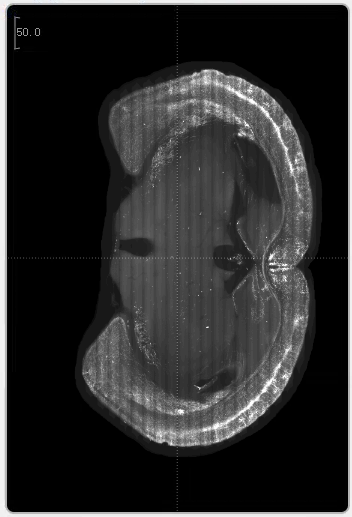
%> input picture 数字图像处理/作业/chapter5/fMOST/fMOST鼠脑图1.png, 352 x 517 px
$ octave q1.m   (GNU Octave 9; MATLAB toolbox functions it lacks are replaced by stand-ins)
%> lines starting %> are read from the running program, lines starting %| are printed output that depends on the picture; in (x1, y1, x2, y2) boxes, pixels count from 0 and x2, y2 are one past the last pixel; in counts of white or black regions, pixels touching at a corner belong together; the program's own positions count from 1
clc
clear
close all

img = imread('fMOST/fMOST鼠脑图1.png');
%> img is the input picture: size 517x352x3 uint8; mean R, G, B 42.9, 42.9, 42.9
img = rgb2gray(img);
%> img: size 517x352 uint8

freq = fft2(img);
freq = fftshift(freq); % 将频谱中心化
A = abs(freq); % 取幅值
phase = angle(freq); % 取相位
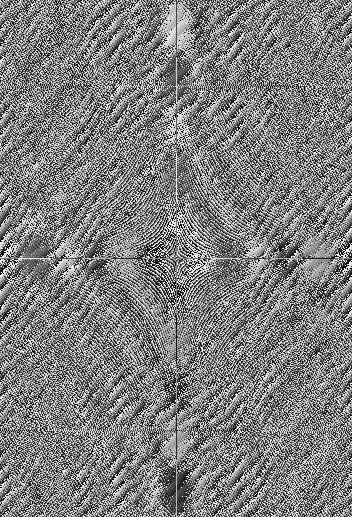
%> phase: size 517x352 double; min -3.14, max 3.14, mean -2.09e-18; drawn with min black and max white
logA = log(eps + A); % 取对数幅值
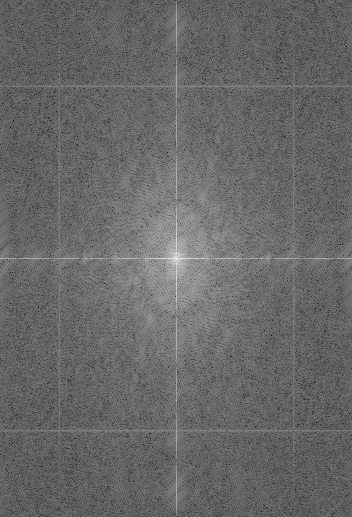
%> logA: size 517x352 double; min 2.3, max 15.87, mean 7.85; drawn with min black and max white
logA = mat2gray(logA); % 归一化幅值
phase = mat2gray(phase); % 归一化相位
figure
subplot(1,2,1)
imshow(logA)
title('幅值谱')
subplot(1,2,2)
imshow(phase)
title('相位谱')


% 陷波滤波器
[r, c] = size(A);
%> r = 517; c = 352
D0 = 6;
D1 = 3;
filter1 = ones(r, c);
for d = 1:r

    if d > r / 2 - D0 + 1 && d < r / 2 + D0
        filter1(d,:) = 0;
    end

end
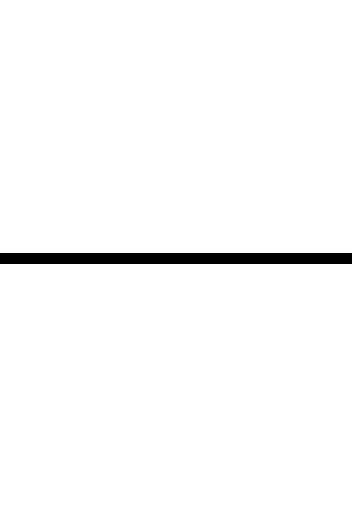
%> filter1: size 517x352 double; values 0 (black) and 1 (white), 97.9% white; 1 black region, box (x1, y1, x2, y2) and area: (0, 253, 352, 264) 3872

for i = 1:c

    if i > floor(c / 2 - D1 +1 ) && i < floor(c / 2 + D1 +1)
        filter1(:, i) = 1;
    end

end
%> filter1: size 517x352 double; values 0 (black) and 1 (white), 97.9% white; 2 black regions, box (x1, y1, x2, y2) and area: (0, 253, 174, 264) 1914, (179, 253, 352, 264) 1903
filter2 = ~filter1;
% A = A.*filter1; % 频谱乘以滤波器
freq = freq.*filter1; % 频谱乘以滤波器

figure
subplot(1,2,1)
imshow(log(abs(freq)) + eps)
img_filtered = ifft2(ifftshift(freq));
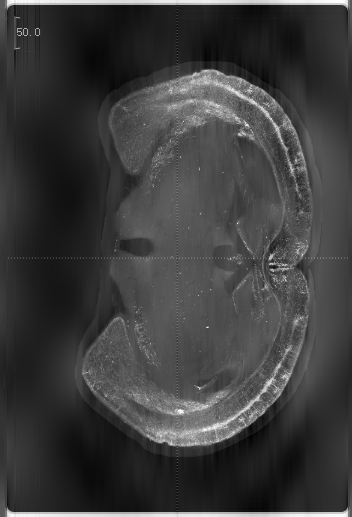
%> img_filtered: size 517x352 double; min -29.34, max 270.7, mean 42.9; drawn with min black and max white
img_filtered = real(img_filtered); % 取实部
img_filtered = mat2gray(img_filtered); % 归一化

freq2 = filter2.*A;
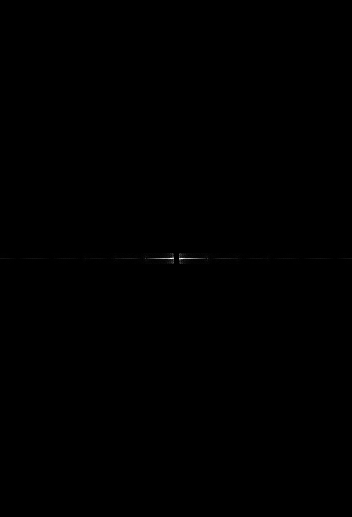
%> freq2: size 517x352 double; min 0, max 1430753.5, mean 682.1; drawn with min black and max white
subplot(1,2,2)
imshow(log(abs(freq2')) + eps)
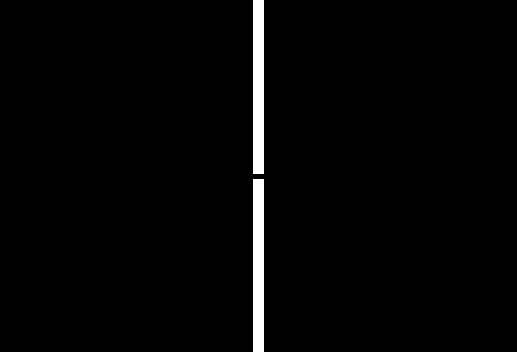
%> displayed picture: size 352x517, on the screen's scale of 0 to 255; 2.1% white; 2 white regions, box (x1, y1, x2, y2) and area: (253, 0, 264, 174) 1914, (253, 179, 264, 352) 1903
noise = ifft2(ifftshift(freq2));
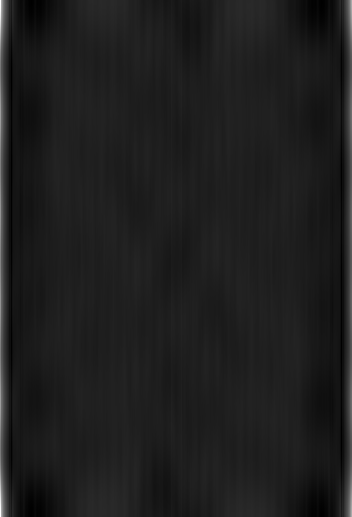
%> noise: size 517x352 double; min -92.84, max 682.1, mean 0; drawn with min black and max white
noise = real(noise); % 取实部
noise = mat2gray(noise); % 归一化


figure
subplot(1,2,1)
imshow(img)
title('原图像')
subplot(1,2,2)
imshow(img_filtered)
% title('滤波后图像')

figure
imshow(noise)
% title("噪声模式")

$ run again, with 数字图像处理/作业/chapter5/fMOST/fMOST鼠脑图3.png copied over 数字图像处理/作业/chapter5/fMOST/fMOST鼠脑图1.png
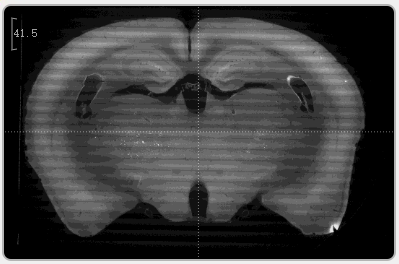
%> input picture 数字图像处理/作业/chapter5/fMOST/fMOST鼠脑图3.png, 399 x 264 px
%> img is the input picture: size 264x399x3 uint8; mean R, G, B 64.7, 64.7, 64.7
%> img: size 264x399 uint8
%> after the loop `for d = 1:r`:
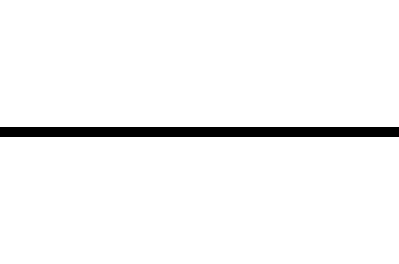
%> filter1: size 264x399 double; values 0 (black) and 1 (white), 96.2% white; 1 black region, box (x1, y1, x2, y2) and area: (0, 127, 399, 137) 3990
%> `noise = real(noise);`:
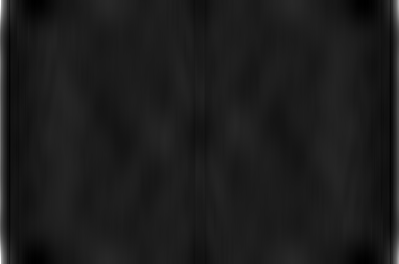
%> noise: size 264x399 double; min -93.87, max 747.6, mean 0; drawn with min black and max white
